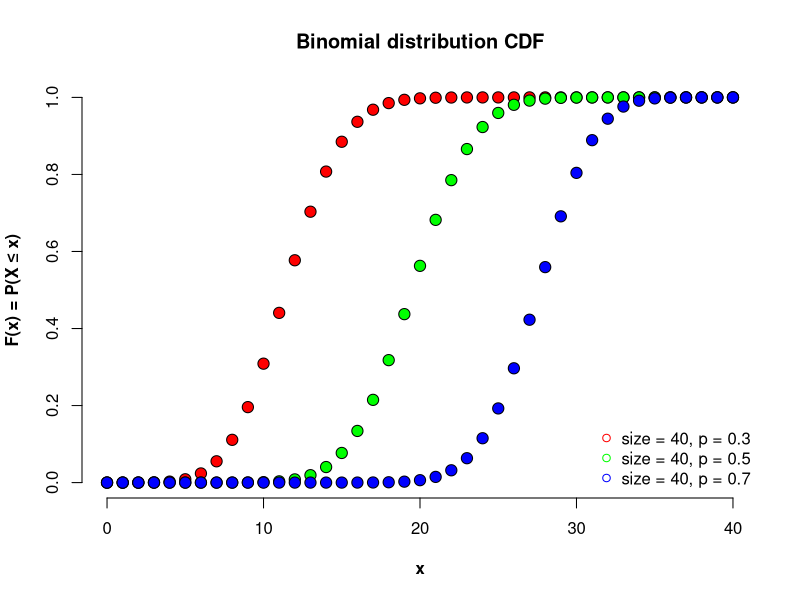

Write the R code that produced this figure.
svg("Binomial_CDF.svg")

plot(xlim = c(0, 40), ylim = c(0, 1), x = "",
     main = "Binomial distribution CDF", xlab = "x",
     ylab = "F(x) = P(X ≤ x)", bty = 'n', font.lab = 2)

points(0:40, pbinom(0:40, size = 40, prob = 0.3),
       type = 'p', pch = 21, cex = 1.5, bg = "red", col = "black")
points(0:40, pbinom(0:40, size = 40, prob = 0.5),
       type = 'p', pch = 21, cex = 1.5, bg = "green", col = "black")
points(0:40, pbinom(0:40, size = 40, prob = 0.7),
       type = 'p', pch = 21, cex = 1.5, bg = "blue", col = "black")

legend('bottomright', legend = c('size = 40, p = 0.3', 'size = 40, p = 0.5', 'size = 40, p = 0.7'),
       col = c('red', 'green', 'blue'), pch = 21, bty = 'n')

dev.off()
